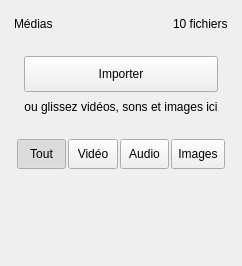
<?xml version="1.0" encoding="UTF-8"?>
<ui version="4.0">
 <class>MediaPanel</class>
 <widget class="QWidget" name="MediaPanel" native="true">
  <property name="minimumSize">
   <size>
    <width>220</width>
    <height>0</height>
   </size>
  </property>
  <layout class="QVBoxLayout" name="mediaLayout">
   <property name="spacing">
    <number>12</number>
   </property>
   <property name="leftMargin">
    <number>14</number>
   </property>
   <property name="topMargin">
    <number>14</number>
   </property>
   <property name="rightMargin">
    <number>14</number>
   </property>
   <property name="bottomMargin">
    <number>14</number>
   </property>
   <item>
    <layout class="QHBoxLayout" name="mediaHeaderLayout">
     <item>
      <widget class="QLabel" name="mediaTitleLabel">
       <property name="text">
        <string>Médias</string>
       </property>
       <property name="role" stdset="0">
        <string>panelTitle</string>
       </property>
      </widget>
     </item>
     <item>
      <spacer name="mediaHeaderSpacer">
       <property name="orientation">
        <enum>Qt::Horizontal</enum>
       </property>
       <property name="sizeHint" stdset="0">
        <size>
         <width>40</width>
         <height>20</height>
        </size>
       </property>
      </spacer>
     </item>
     <item>
      <widget class="QLabel" name="mediaCountLabel">
       <property name="text">
        <string>10 fichiers</string>
       </property>
       <property name="role" stdset="0">
        <string>panelMeta</string>
       </property>
      </widget>
     </item>
    </layout>
   </item>
   <item>
    <widget class="QFrame" name="dropZone">
     <layout class="QVBoxLayout" name="dropZoneLayout">
      <property name="spacing">
       <number>8</number>
      </property>
      <property name="leftMargin">
       <number>10</number>
      </property>
      <property name="topMargin">
       <number>10</number>
      </property>
      <property name="rightMargin">
       <number>10</number>
      </property>
      <property name="bottomMargin">
       <number>10</number>
      </property>
      <item>
       <widget class="QPushButton" name="importButton">
        <property name="text">
         <string>Importer</string>
        </property>
        <property name="minimumSize">
         <size>
          <width>0</width>
          <height>36</height>
         </size>
        </property>
        <property name="role" stdset="0">
         <string>primary</string>
        </property>
       </widget>
      </item>
      <item>
       <widget class="QLabel" name="dropHintLabel">
        <property name="text">
         <string>ou glissez vidéos, sons et images ici</string>
        </property>
        <property name="alignment">
         <set>Qt::AlignCenter</set>
        </property>
        <property name="role" stdset="0">
         <string>hint</string>
        </property>
       </widget>
      </item>
     </layout>
    </widget>
   </item>
   <item>
    <widget class="QFrame" name="mediaFilters">
     <property name="role" stdset="0">
      <string>segmented</string>
     </property>
     <layout class="QHBoxLayout" name="mediaFiltersLayout">
      <property name="spacing">
       <number>2</number>
      </property>
      <property name="leftMargin">
       <number>3</number>
      </property>
      <property name="topMargin">
       <number>3</number>
      </property>
      <property name="rightMargin">
       <number>3</number>
      </property>
      <property name="bottomMargin">
       <number>3</number>
      </property>
      <item>
       <widget class="QToolButton" name="filterAllButton">
        <property name="text">
         <string>Tout</string>
        </property>
        <property name="checkable">
         <bool>true</bool>
        </property>
        <property name="autoExclusive">
         <bool>true</bool>
        </property>
        <property name="sizePolicy">
         <sizepolicy hsizetype="Expanding" vsizetype="Fixed">
          <horstretch>1</horstretch>
          <verstretch>0</verstretch>
         </sizepolicy>
        </property>
        <property name="minimumSize">
         <size>
          <width>0</width>
          <height>30</height>
         </size>
        </property>
        <property name="checked">
         <bool>true</bool>
        </property>
       </widget>
      </item>
      <item>
       <widget class="QToolButton" name="filterVideoButton">
        <property name="text">
         <string>Vidéo</string>
        </property>
        <property name="checkable">
         <bool>true</bool>
        </property>
        <property name="autoExclusive">
         <bool>true</bool>
        </property>
        <property name="sizePolicy">
         <sizepolicy hsizetype="Expanding" vsizetype="Fixed">
          <horstretch>1</horstretch>
          <verstretch>0</verstretch>
         </sizepolicy>
        </property>
        <property name="minimumSize">
         <size>
          <width>0</width>
          <height>30</height>
         </size>
        </property>
       </widget>
      </item>
      <item>
       <widget class="QToolButton" name="filterAudioButton">
        <property name="text">
         <string>Audio</string>
        </property>
        <property name="checkable">
         <bool>true</bool>
        </property>
        <property name="autoExclusive">
         <bool>true</bool>
        </property>
        <property name="sizePolicy">
         <sizepolicy hsizetype="Expanding" vsizetype="Fixed">
          <horstretch>1</horstretch>
          <verstretch>0</verstretch>
         </sizepolicy>
        </property>
        <property name="minimumSize">
         <size>
          <width>0</width>
          <height>30</height>
         </size>
        </property>
       </widget>
      </item>
      <item>
       <widget class="QToolButton" name="filterImageButton">
        <property name="text">
         <string>Images</string>
        </property>
        <property name="checkable">
         <bool>true</bool>
        </property>
        <property name="autoExclusive">
         <bool>true</bool>
        </property>
        <property name="sizePolicy">
         <sizepolicy hsizetype="Expanding" vsizetype="Fixed">
          <horstretch>1</horstretch>
          <verstretch>0</verstretch>
         </sizepolicy>
        </property>
        <property name="minimumSize">
         <size>
          <width>0</width>
          <height>30</height>
         </size>
        </property>
       </widget>
      </item>
     </layout>
    </widget>
   </item>
   <item>
    <widget class="QScrollArea" name="mediaScroll">
     <property name="frameShape">
      <enum>QFrame::NoFrame</enum>
     </property>
     <property name="horizontalScrollBarPolicy">
      <enum>Qt::ScrollBarAlwaysOff</enum>
     </property>
     <property name="widgetResizable">
      <bool>true</bool>
     </property>
     <widget class="QWidget" name="mediaGridContainer" native="true">
      <layout class="QGridLayout" name="mediaGrid">
       <property name="horizontalSpacing">
        <number>10</number>
       </property>
       <property name="verticalSpacing">
        <number>10</number>
       </property>
       <property name="leftMargin">
        <number>0</number>
       </property>
       <property name="topMargin">
        <number>0</number>
       </property>
       <property name="rightMargin">
        <number>4</number>
       </property>
       <property name="bottomMargin">
        <number>0</number>
       </property>
      </layout>
     </widget>
    </widget>
   </item>
  </layout>
 </widget>
 <resources />
 <connections />
</ui>
